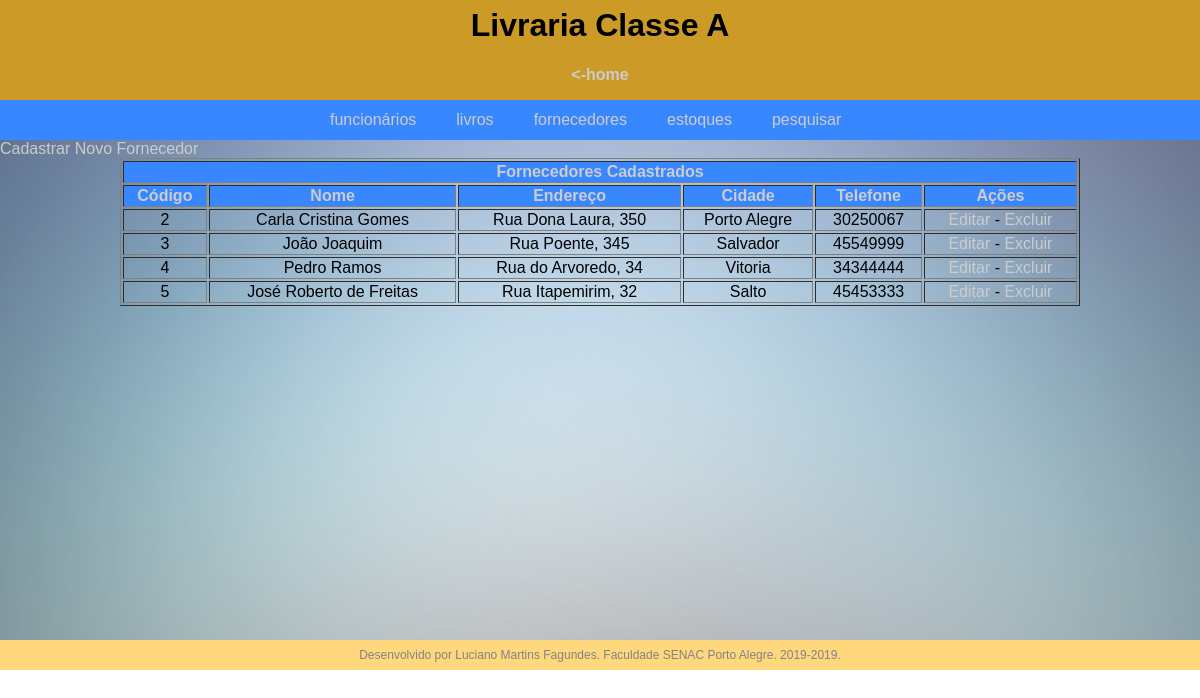
The page /fornecedores.php on the database its author committed.
### tables this page shows
CREATE TABLE `fornecedores` (
  `idfornecedores` int(11) NOT NULL,
  `nome` varchar(100) NOT NULL,
  `endereco` varchar(100) NOT NULL,
  `cidade` varchar(100) NOT NULL,
  `telefone` varchar(100) NOT NULL
);

### fornecedores.php (the view, shortened to what this page needs)
<?php
require 'conecta.inc.php';
?>
<!DOCTYPE html>
<html lang="pt-BR">
<head>
    <link rel="stylesheet" href="style.css">
</head>
<body>
    <div class="topo">
        <div class="topoint">
           <h1> Livraria Classe A </h1>
           <a href="index.php"><h4><-home</h4></a>
        </div>
    </div>
<div class="menu">
    <div class="menuint">
        <ul>
            <a href="funcionarios.php"> <li> funcionários </li> </a>
            <a href="livros.php"> <li>livros</li> </a>
            <a href="fornecedores.php"> <li>fornecedores</li> </a>
            <a href="estoques.php"> <li>estoques</li> </a>
            <a href="pesquisar.php"> <li>pesquisar</li> </a>
        </ul>
    </div>
</div>
<div class="conteudo">
<a href="adicionarFornecedor.php">Cadastrar Novo Fornecedor</a>
<center><table border="1" width="80%">
<tr>
<th colspan="6" align="center">Fornecedores Cadastrados</th>
</tr>
<tr>
<th>Código</th>
<th>Nome</th>
<th>Endereço</th>
<th>Cidade</th>
<th>Telefone</th>
<th>Ações</th>
</tr>
<?php
$sql = "SELECT * FROM fornecedores";
$sql = $pdo->query($sql);
if($sql->rowCount() > 0){
    foreach($sql->fetchAll() as $fornecedor){
        echo '<tr align="center">';
        echo '<td>'.$fornecedor['idfornecedores'].'</td>';
        echo '<td>'.$fornecedor['nome'].'</td>';
        echo '<td>'.$fornecedor['endereco'].'</td>';
        echo '<td>'.$fornecedor['cidade'].'</td>';
        echo '<td>'.$fornecedor['telefone'].'</td>';
        echo '<td><a href="editarFornecedor.php?idfornecedores='.$fornecedor['idfornecedores'].'">Editar</a> - <a href="excluirFornecedor.php?idfornecedores='.$fornecedor['idfornecedores'].'">Excluir</a></td>';
        echo '</tr>';
    }
}else{
    echo 'Nenhum registro encontrado!';
}
?>
</table></center>
</div>
<footer class="footer">
Desenvolvido por Luciano Martins Fagundes. Faculdade SENAC Porto Alegre. 2019-2019.
</footer>
</body>
</html>

### style.css (style rules this page uses)
* { margin: 0; font-family: Arial, Helvetica, sans-serif; }
.topo { width: 100%; height: 100px; background-color: #CC9A26; }
.topoint { width: 400px; height: 100px; line-height: 50px; margin: auto; text-align: center; }
.menu { width: 100%; height: 40px; background-color: #3887FF; }
.menuint { width: 700px; height: 40px; text-align: center; line-height: 40px; margin: auto; color: #CCC }
.menuint li { text-decoration: none; float: left; margin-left: 40px; list-style-type: none; }
.conteudo { background-image: url("img/bg_blur.jpg"); background-position: center; background-size: auto; background-repeat: no-repeat; background-color: #000; min-height: 500px; }
table { margin: auto; }
th { background-color: #3887FF; color: #CCC; }
.footer { width: 100%; height: 30px; line-height: 30px; background-color: #FFD87D; margin: auto; text-align: center; font-size: 12px; color: rgb(131, 131, 131); }
a { text-decoration: none; color: #CCC; }

### rows shown on the page
fornecedores: idfornecedores "2", nome "Carla Cristina Gomes", endereco "Rua Dona Laura, 350", cidade "Porto Alegre", telefone "30250067"
fornecedores: idfornecedores "3", nome "João Joaquim", endereco "Rua Poente, 345", cidade "Salvador", telefone "45549999"
fornecedores: idfornecedores "4", nome "Pedro Ramos", endereco "Rua do Arvoredo, 34", cidade "Vitoria", telefone "34344444"
fornecedores: idfornecedores "5", nome "José Roberto de Freitas", endereco "Rua Itapemirim, 32", cidade "Salto", telefone "45453333"
